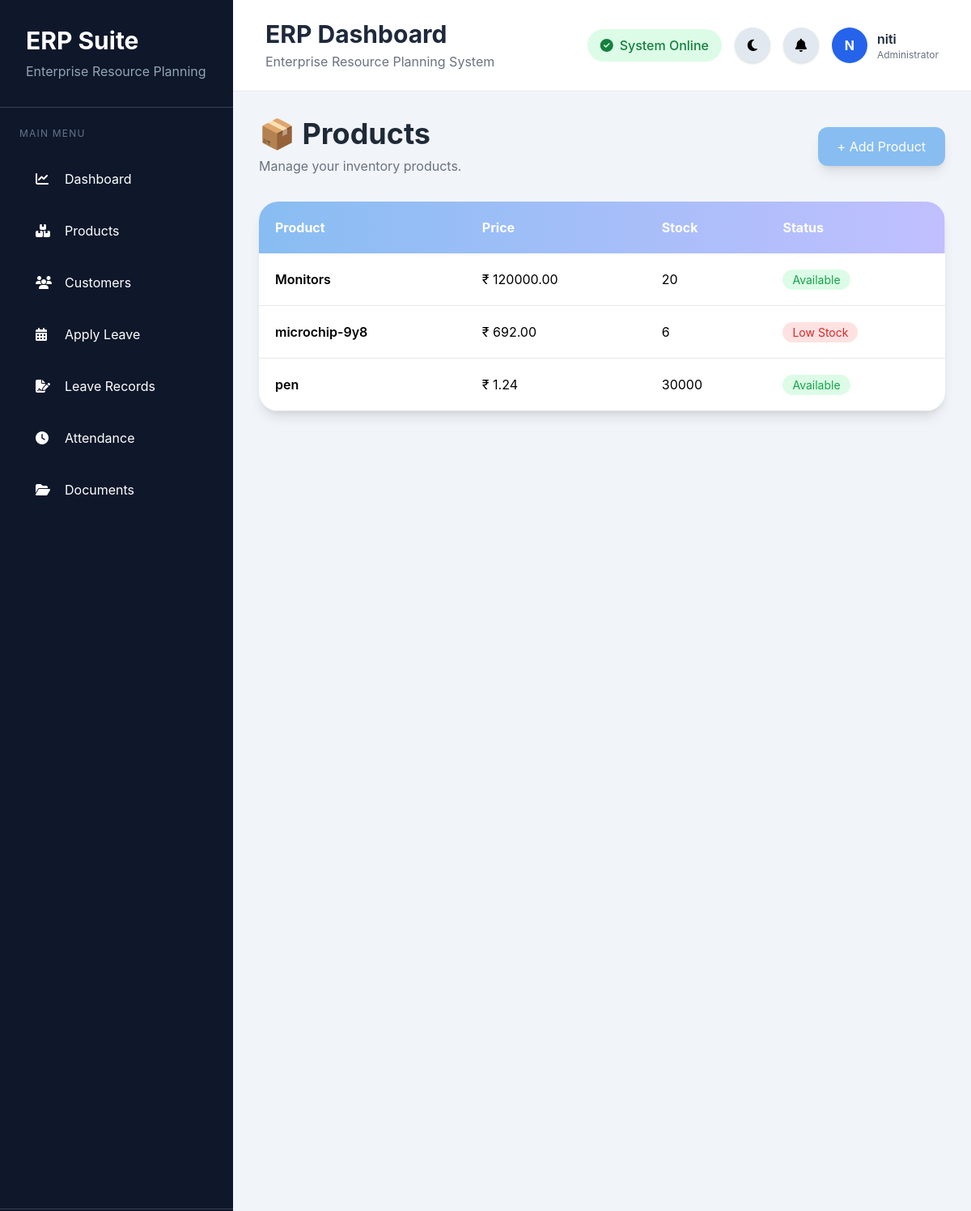
Screenshot of /products/ (signed in) with the database file from the repository.
### inventory/models.py (models this page shows, shortened)
class Product(models.Model):
    name = models.CharField(max_length=100)
    quantity = models.PositiveIntegerField()
    price = models.DecimalField(max_digits=10, decimal_places=2)

### inventory/views.py (the view)
# urls.py: path('products/', views.product_list, name='product_list'),
@login_required
def product_list(request):
    products = Product.objects.all().order_by("name")
    return render(
        request,
        "product_list.html",
        {
            "products": products,
        },
    )

### inventory/context_processors.py (called while the page is built)
def pending_leave_notifications(request):
    pending_leaves = LeaveApplication.objects.filter(status="Pending").order_by("-start_date")[:5]
    return {
        "pending_leave_requests": pending_leaves,
        "pending_leave_count": pending_leaves.count(),
    }

### inventory/templates/product_list.html
{% extends "base.html" %}
{% block content %}
<div class="flex justify-between items-center mb-8">
    <div>
        <h1 class="text-4xl font-bold text-gray-800">
            📦 Products
        </h1>
        <p class="text-gray-500 mt-2">
            Manage your inventory products.
        </p>
    </div>
    <a href="{% url 'add_product' %}"
       class="bg-[#88BDF2] hover:bg-blue-500 text-white px-6 py-3 rounded-xl shadow-lg transition">
        + Add Product
    </a>
</div>
<div class="bg-white rounded-3xl shadow-lg overflow-hidden">
    <table class="w-full">
        <thead class="bg-gradient-to-r from-[#88BDF2] to-[#C1BFFF] text-white">
            <tr>
                <th class="p-5 text-left">Product</th>
                <th class="p-5 text-left">Price</th>
                <th class="p-5 text-left">Stock</th>
                <th class="p-5 text-left">Status</th>
            </tr>
        </thead>
        <tbody>
        {% for product in products %}
            <tr class="border-b hover:bg-gray-50 transition">
                <td class="p-5 font-semibold">
                    {{ product.name }}
                </td>
                <td class="p-5">
                    ₹ {{ product.price }}
                </td>
                <td class="p-5">
                    {{ product.quantity }}
                </td>
                <td class="p-5">
                    {% if product.quantity < 10 %}
                        <span class="bg-red-100 text-red-600 px-3 py-1 rounded-full text-sm">
                            Low Stock
                        </span>
                    {% else %}
                        <span class="bg-green-100 text-green-600 px-3 py-1 rounded-full text-sm">
                            Available
                        </span>
                    {% endif %}
                </td>
            </tr>
        {% empty %}
            <tr>
                <td colspan="4" class="text-center p-10 text-gray-400">
                    No Products Found
                </td>
            </tr>
        {% endfor %}
        </tbody>
    </table>
</div>
{% endblock %}

### inventory/templates/base.html (shortened to what this page needs)
<!DOCTYPE html>
<html lang="en">
<head>
<script src="https://cdn.tailwindcss.com"></script>
<link rel="stylesheet"
href="https://cdnjs.cloudflare.com/ajax/libs/font-awesome/6.6.0/css/all.min.css">
</head>
<body>
<div class="flex min-h-screen">
<aside class="w-72 bg-slate-900 text-white flex flex-col">
<div class="p-8 border-b border-slate-700">
<h1 class="text-3xl font-bold">
ERP Suite
</h1>
<p class="text-slate-400 mt-2">
Enterprise Resource Planning
</p>
</div>
<nav class="flex-1 p-6">
<p class="uppercase text-xs tracking-widest text-slate-500 mb-5">
MAIN MENU
</p>
<div class="space-y-2">
    <a href="{% url 'dashboard' %}"
class="flex items-center gap-4 px-5 py-4 rounded-xl hover:bg-blue-600 transition duration-300">
<i class="fa-solid fa-chart-line w-5"></i>
Dashboard
</a>
<a href="{% url 'product_list' %}"
class="flex items-center gap-4 px-5 py-4 rounded-xl hover:bg-blue-600 transition duration-300">
<i class="fa-solid fa-boxes-stacked w-5"></i>
Products
</a>
<a href="{% url 'customer_list' %}"
class="flex items-center gap-4 px-5 py-4 rounded-xl hover:bg-blue-600 transition duration-300">
<i class="fa-solid fa-users w-5"></i>
Customers
</a>
<a href="{% url 'apply_leave' %}"
class="flex items-center gap-4 px-5 py-4 rounded-xl hover:bg-blue-600 transition duration-300">
<i class="fa-solid fa-calendar-days w-5"></i>
Apply Leave
</a>
<a href="{% url 'view_leaves' %}"
class="flex items-center gap-4 px-5 py-4 rounded-xl hover:bg-blue-600 transition duration-300">
<i class="fa-solid fa-file-signature w-5"></i>
Leave Records
</a>
<a href="{% url 'attendance_history' %}"
class="flex items-center gap-4 px-5 py-4 rounded-xl hover:bg-blue-600 transition duration-300">
<i class="fa-solid fa-clock w-5"></i>
Attendance
</a>
<a href="{% url 'upload_file' %}"
class="flex items-center gap-4 px-5 py-4 rounded-xl hover:bg-blue-600 transition duration-300">
<i class="fa-solid fa-folder-open w-5"></i>
Documents
</a>
</div>
</nav>
</aside>
<div class="flex-1">
    <header class="bg-white shadow-sm border-b border-gray-200 px-10 py-6">
<div class="flex justify-between items-center">
<div>
<h2 class="text-3xl font-bold text-slate-800">
ERP Dashboard
</h2>
<p class="text-gray-500 mt-1">
Enterprise Resource Planning System
</p>
</div>
<div class="flex items-center gap-4">
<div class="hidden md:flex items-center gap-2 bg-green-100 text-green-700 px-4 py-2 rounded-full">
<i class="fa-solid fa-circle-check"></i>
<span class="font-medium">
System Online
</span>
</div>
<button
id="themeToggle"
class="w-11 h-11 rounded-full bg-slate-200 hover:bg-slate-300 transition shadow">
<i class="fa-solid fa-moon text-[1.02rem]"></i>
</button>
<div class="relative">
<button
id="notificationToggle"
class="relative w-11 h-11 rounded-full bg-slate-200 hover:bg-slate-300 transition shadow">
<i class="fa-solid fa-bell text-[1.02rem]"></i>
</button>
</div>
<div class="hidden md:flex items-center gap-3">
<a href="{% url 'employee_profile' %}" class="flex items-center gap-3 hover:opacity-80 transition">
<div class="w-11 h-11 rounded-full bg-blue-600 flex items-center justify-center text-white font-bold">
{{ request.user.username|first|upper }}
</div>
<div>
<p class="font-semibold text-slate-800">
{{ request.user.username }}
</p>
<p class="text-xs text-gray-500">
{% if request.user.is_superuser %}
Administrator
{% else %}
Employee
{% endif %}
</p>
</div>
</a>
</div>
</div>
</div>
</header>
<main class="p-8 bg-slate-100 min-h-screen">
{% block content %}
{% endblock %}
</main>
</div>
</div>
</body>
</html>

### inventory/templates/base.html (style rules this page uses)
html { scroll-behavior:smooth; }
body { font-family:Inter,Arial,sans-serif; transition:.3s; background:#f1f5f9; }

### rows the page displays
Product: name "Monitors", price "120000.00", quantity "20", shows "Available"
Product: name "microchip-9y8", price "692.00", quantity "6", shows "Low Stock"
Product: name "pen", price "1.24", quantity "30000", shows "Available"

### other values shown
{{ request.user.username|first|upper }} "N"
{{ request.user.username }} "niti"
